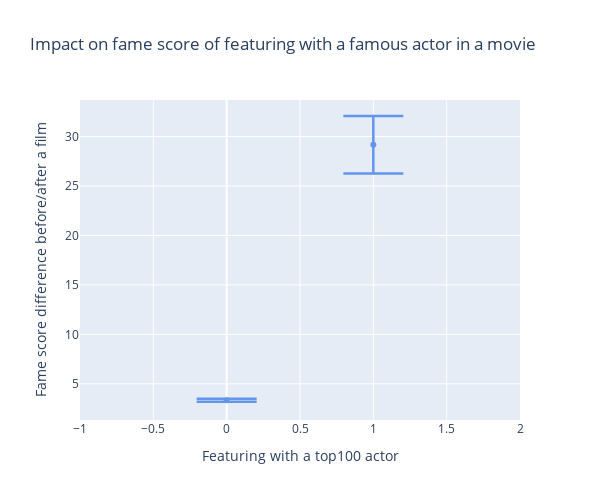

Write notebook code for a chart like this one.
### Code cell
avg_fameScore_diff = matching_data.groupby('with_top100',as_index=False)[['fameScore_diff']]\
                                  .agg(avg=('fameScore_diff','mean'), 
                                       ci=('fameScore_diff',lambda x:1.96*stats.sem(x)))

fig = go.Figure()

fig.add_trace(go.Scatter(
    x=avg_fameScore_diff['with_top100'],
    y=avg_fameScore_diff['avg'],
    mode='markers',
    error_y=dict(
        type='data', 
        array=avg_fameScore_diff['ci'],
        visible=True,
        thickness=2.5,
        width=30,
        color='cornflowerblue'
    ),
    marker=dict(
        color='cornflowerblue'
    )
    ))

fig.update_layout(xaxis_title='Featuring with a top100 actor', 
                  yaxis_title='Fame score difference before/after a film', 
                  title='Impact on fame score of featuring with a famous actor in a movie',
                  height=500, 
                  width=600)
fig.update_xaxes(range=[-1, 2])
fig.show()

### Figure 1 — Plotly figure (JSON) as saved in the notebook; plotly's stock layout.template omitted (floating-point values rounded to 4 significant figures)
{"data": [{"error_y": {"array": [0.1488, 2.904], "color": "cornflowerblue", "thickness": 2.5, "type": "data", "visible": true, "width": 30}, "marker": {"color": "cornflowerblue"}, "mode": "markers", "type": "scatter", "x": [0, 1], "y": [3.337, 29.18]}], "layout": {"height": 500, "title": {"text": "Impact on fame score of featuring with a famous actor in a movie"}, "width": 600, "xaxis": {"range": [-1, 2], "title": {"text": "Featuring with a top100 actor"}}, "yaxis": {"title": {"text": "Fame score difference before/after a film"}}}}
